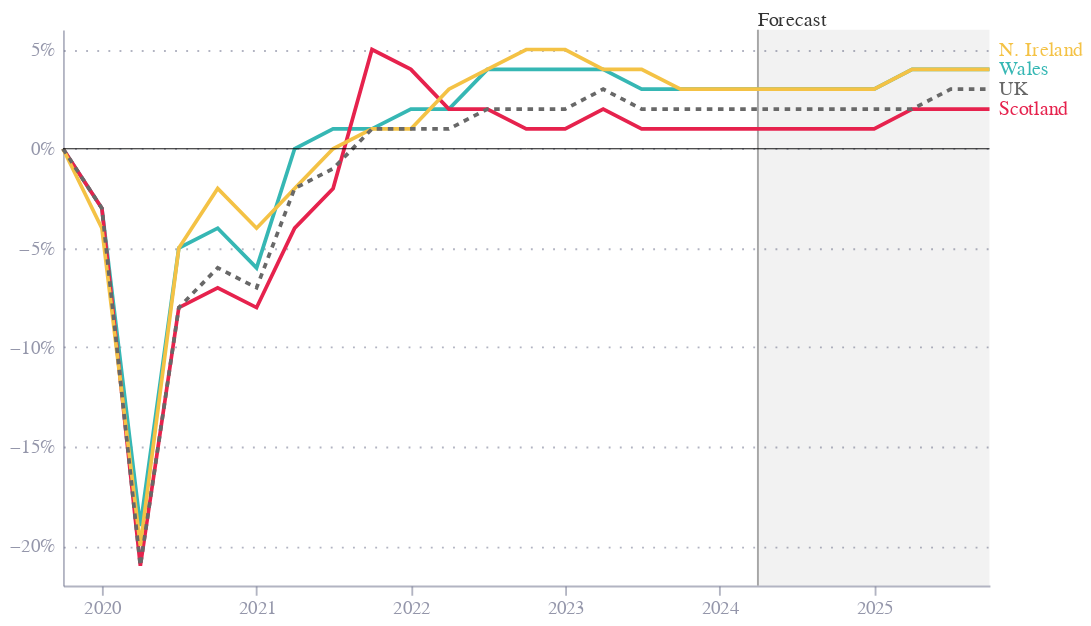

The code cell stored with this chart in its notebook:
### Markdown cell above
# Fig 1

### Code cell
df = pd.read_excel("cleaned.xlsx", sheet_name="fig1")

height = 300
width = 500

df['label'] = np.where(df['date'] == '2025-10-01', df['series'], '')
df['value'] = df['value'] / 100

base = alt.Chart(df).encode(
    x=alt.X("date:T"),
    y=alt.Y("value:Q", title="", axis=alt.Axis(format='%')),
    color=alt.Color("series:N", legend=None, scale=alt.Scale(domain=['Wales', 'Scotland', 'N. Ireland', 'UK'], range=["#36B7B4","hsl(347, 79.70%, 51.80%)","#F4C245", 'hsl(347, 0%, 40.80%)'])),
)

dy_offsets = {
    "Wales": 0,
    "Scotland": 0,
    "N. Ireland": -10,
    "England": 0,
}

lines = base.mark_line().encode(
    strokeDash=alt.condition(
        alt.datum.series == 'UK',
        alt.value([3, 3]),
        alt.value([0])
    ),
)

end_labels = base.mark_text(align='left',
                             dy=alt.expr(json.dumps(dy_offsets).replace('"', "'")+ '[datum.series]'),
                             dx=5).encode(
    text='label'
)

zero_line = alt.Chart(pd.DataFrame({'y': [0]})).mark_rule(color='black', size=0.5).encode(y='y')

# shade 2024-04-01 onwards as a forecast
forecast = alt.Chart(pd.DataFrame({'start': ['2024-04-01'], 'end': ['2025-10-01']})).mark_rect(opacity=0.05).encode(
    x='start:T',
    x2='end:T',
    color=alt.value('black'),
    y=alt.value(0),
    y2=alt.value(height)
)

forecase_label = alt.Chart(pd.DataFrame({'x': ['2024-04-01'], 'y': [0.5], 'text': ['Forecast']})).mark_text(
    align='left',
    opacity=0.8
).encode(
    x='x:T',
    y=alt.value(-5),
    text='text'
)

forecast_rule = alt.Chart(pd.DataFrame({'x': ['2024-04-01']})).mark_rule(color='black', opacity=0.35).encode(x='x:T')


chart = (forecast+ forecast_rule+  lines + end_labels + zero_line + forecase_label)

chart = chart.properties(
    width=width,
    height=height,
)

chart.save("fig1.json")
chart.save("fig1.png", scale_factor=2.0)

chart

### Figure 1 — Vega-Lite specification as saved in the notebook (floating-point values rounded to 4 significant figures)
{"config": {"font": "Circular Std", "mark": {"line": {"interpolate": "monotone"}}, "view": {"stroke": "transparent", "width": 400, "height": 300}, "range": {"category": ["#36B7B4", "#E6224B", "#F4C245", "#0063AF", "#00A767", "#179FDB", "#EB5C2E"], "diverging": ["#E6224B", "#E54753", "#C9C9C9", "#179FDB", "#122B39"], "heatmap": ["#C9C9C9", "#179FDB", "#0063AF", "#122B39"], "ordinal": ["#00A767", "#36B7B4", "#179FDB", "#0063AF", "#243B5A"]}, "axisX": {"domainColor": "#676A86", "domainOpacity": 0.5, "grid": false, "labelAngle": 0, "labelColor": "#676A86", "labelOpacity": 0.7, "orient": "bottom", "tickColor": "#676A86", "tickCount": 10, "tickOpacity": 0.5, "title": false, "titleAlign": "center", "titleAnchor": "middle", "titleColor": "#676A86", "titleFontSize": 12, "titleOpacity": 0.8, "titleY": -15}, "axisY": {"domainColor": "#676A86", "domainOpacity": 0.5, "gridColor": "#676A86", "gridDash": [1, 5], "gridOpacity": 0.5, "labelColor": "#676A86", "labelOpacity": 0.7, "labelPadding": 5, "tickColor": "#676A86", "tickCount": 8, "tickOpacity": 0.5, "ticks": false, "titleAlign": "left", "titleAngle": 0, "titleBaseline": "bottom", "titleColor": "#676A86", "titleFontSize": 12, "titleOpacity": 0.8, "titleX": 0, "titleY": -7}}, "layer": [{"data": {"name": "data-ca9d56f459215aaeda56571af6d83d28"}, "mark": {"type": "rect", "opacity": 0.05}, "encoding": {"color": {"value": "black"}, "x": {"field": "start", "type": "temporal"}, "x2": {"field": "end"}, "y": {"value": 0}, "y2": {"value": 300}}}, {"data": {"name": "data-4517a269b97b6cb83363b42475525dbd"}, "mark": {"type": "rule", "color": "black", "opacity": 0.35}, "encoding": {"x": {"field": "x", "type": "temporal"}}}, {"data": {"name": "data-64fda1668142a63e443c383f4a86d3b1"}, "mark": {"type": "line"}, "encoding": {"color": {"field": "series", "legend": null, "scale": {"domain": ["Wales", "Scotland", "N. Ireland", "UK"], "range": ["#36B7B4", "hsl(347, 79.70%, 51.80%)", "#F4C245", "hsl(347, 0%, 40.80%)"]}, "type": "nominal"}, "strokeDash": {"condition": {"test": "(datum.series === 'UK')", "value": [3, 3]}, "value": [0]}, "x": {"field": "date", "type": "temporal"}, "y": {"axis": {"format": "%"}, "field": "value", "title": "", "type": "quantitative"}}}, {"data": {"name": "data-64fda1668142a63e443c383f4a86d3b1"}, "mark": {"type": "text", "align": "left", "dx": 5, "dy": {"expr": "{'Wales': 0, 'Scotland': 0, 'N. Ireland': -10, 'England': 0}[datum.series]"}}, "encoding": {"color": {"field": "series", "legend": null, "scale": {"domain": ["Wales", "Scotland", "N. Ireland", "UK"], "range": ["#36B7B4", "hsl(347, 79.70%, 51.80%)", "#F4C245", "hsl(347, 0%, 40.80%)"]}, "type": "nominal"}, "text": {"field": "label", "type": "nominal"}, "x": {"field": "date", "type": "temporal"}, "y": {"axis": {"format": "%"}, "field": "value", "title": "", "type": "quantitative"}}}, {"data": {"name": "data-06fd9f850666401b4599de5588b60692"}, "mark": {"type": "rule", "color": "black", "size": 0.5}, "encoding": {"y": {"field": "y", "type": "quantitative"}}}, {"data": {"name": "data-86cb86127045f594c09b232bdaf1c669"}, "mark": {"type": "text", "align": "left", "opacity": 0.8}, "encoding": {"text": {"field": "text", "type": "nominal"}, "x": {"field": "x", "type": "temporal"}, "y": {"value": -5}}}], "height": 300, "width": 500, "$schema": "https://vega.github.io/schema/vega-lite/v5.8.0.json", "datasets": {"data-ca9d56f459215aaeda56571af6d83d28": [{"start": "2024-04-01", "end": "2025-10-01"}], "data-4517a269b97b6cb83363b42475525dbd": [{"x": "2024-04-01"}], "data-64fda1668142a63e443c383f4a86d3b1": [{"date": "2019-10-01T00:00:00", "series": "Wales", "value": 0.0, "label": ""}, {"date": "2020-01-01T00:00:00", "series": "Wales", "value": -0.03, "label": ""}, {"date": "2020-04-01T00:00:00", "series": "Wales", "value": -0.19, "label": ""}, {"date": "2020-07-01T00:00:00", "series": "Wales", "value": -0.05, "label": ""}, {"date": "2020-10-01T00:00:00", "series": "Wales", "value": -0.04, "label": ""}, {"date": "2021-01-01T00:00:00", "series": "Wales", "value": -0.06, "label": ""}, {"date": "2021-04-01T00:00:00", "series": "Wales", "value": 0.0, "label": ""}, {"date": "2021-07-01T00:00:00", "series": "Wales", "value": 0.01, "label": ""}, {"date": "2021-10-01T00:00:00", "series": "Wales", "value": 0.01, "label": ""}, {"date": "2022-01-01T00:00:00", "series": "Wales", "value": 0.02, "label": ""}, {"date": "2022-04-01T00:00:00", "series": "Wales", "value": 0.02, "label": ""}, {"date": "2022-07-01T00:00:00", "series": "Wales", "value": 0.04, "label": ""}, {"date": "2022-10-01T00:00:00", "series": "Wales", "value": 0.04, "label": ""}, {"date": "2023-01-01T00:00:00", "series": "Wales", "value": 0.04, "label": ""}, {"date": "2023-04-01T00:00:00", "series": "Wales", "value": 0.04, "label": ""}, {"date": "2023-07-01T00:00:00", "series": "Wales", "value": 0.03, "label": ""}, {"date": "2023-10-01T00:00:00", "series": "Wales", "value": 0.03, "label": ""}, {"date": "2024-01-01T00:00:00", "series": "Wales", "value": 0.03, "label": ""}, {"date": "2024-04-01T00:00:00", "series": "Wales", "value": 0.03, "label": ""}, {"date": "2024-07-01T00:00:00", "series": "Wales", "value": 0.03, "label": ""}, {"date": "2024-10-01T00:00:00", "series": "Wales", "value": 0.03, "label": ""}, {"date": "2025-01-01T00:00:00", "series": "Wales", "value": 0.03, "label": ""}, {"date": "2025-04-01T00:00:00", "series": "Wales", "value": 0.04, "label": ""}, {"date": "2025-07-01T00:00:00", "series": "Wales", "value": 0.04, "label": ""}, {"date": "2025-10-01T00:00:00", "series": "Wales", "value": 0.04, "label": "Wales"}, {"date": "2019-10-01T00:00:00", "series": "Scotland", "value": 0.0, "label": ""}, {"date": "2020-01-01T00:00:00", "series": "Scotland", "value": -0.03, "label": ""}, {"date": "2020-04-01T00:00:00", "series": "Scotland", "value": -0.21, "label": ""}, {"date": "2020-07-01T00:00:00", "series": "Scotland", "value": -0.08, "label": ""}, {"date": "2020-10-01T00:00:00", "series": "Scotland", "value": -0.07, "label": ""}, {"date": "2021-01-01T00:00:00", "series": "Scotland", "value": -0.08, "label": ""}, {"date": "2021-04-01T00:00:00", "series": "Scotland", "value": -0.04, "label": ""}, {"date": "2021-07-01T00:00:00", "series": "Scotland", "value": -0.02, "label": ""}, {"date": "2021-10-01T00:00:00", "series": "Scotland", "value": 0.05, "label": ""}, {"date": "2022-01-01T00:00:00", "series": "Scotland", "value": 0.04, "label": ""}, {"date": "2022-04-01T00:00:00", "series": "Scotland", "value": 0.02, "label": ""}, {"date": "2022-07-01T00:00:00", "series": "Scotland", "value": 0.02, "label": ""}, {"date": "2022-10-01T00:00:00", "series": "Scotland", "value": 0.01, "label": ""}, {"date": "2023-01-01T00:00:00", "series": "Scotland", "value": 0.01, "label": ""}, {"date": "2023-04-01T00:00:00", "series": "Scotland", "value": 0.02, "label": ""}, {"date": "2023-07-01T00:00:00", "series": "Scotland", "value": 0.01, "label": ""}, {"date": "2023-10-01T00:00:00", "series": "Scotland", "value": 0.01, "label": ""}, {"date": "2024-01-01T00:00:00", "series": "Scotland", "value": 0.01, "label": ""}, {"date": "2024-04-01T00:00:00", "series": "Scotland", "value": 0.01, "label": ""}, {"date": "2024-07-01T00:00:00", "series": "Scotland", "value": 0.01, "label": ""}, {"date": "2024-10-01T00:00:00", "series": "Scotland", "value": 0.01, "label": ""}, {"date": "2025-01-01T00:00:00", "series": "Scotland", "value": 0.01, "label": ""}, {"date": "2025-04-01T00:00:00", "series": "Scotland", "value": 0.02, "label": ""}, {"date": "2025-07-01T00:00:00", "series": "Scotland", "value": 0.02, "label": ""}, {"date": "2025-10-01T00:00:00", "series": "Scotland", "value": 0.02, "label": "Scotland"}, {"date": "2019-10-01T00:00:00", "series": "N. Ireland", "value": 0.0, "label": ""}, {"date": "2020-01-01T00:00:00", "series": "N. Ireland", "value": -0.04, "label": ""}, {"date": "2020-04-01T00:00:00", "series": "N. Ireland", "value": -0.2, "label": ""}, {"date": "2020-07-01T00:00:00", "series": "N. Ireland", "value": -0.05, "label": ""}, {"date": "2020-10-01T00:00:00", "series": "N. Ireland", "value": -0.02, "label": ""}, {"date": "2021-01-01T00:00:00", "series": "N. Ireland", "value": -0.04, "label": ""}, {"date": "2021-04-01T00:00:00", "series": "N. Ireland", "value": -0.02, "label": ""}, {"date": "2021-07-01T00:00:00", "series": "N. Ireland", "value": 0.0, "label": ""}, {"date": "2021-10-01T00:00:00", "series": "N. Ireland", "value": 0.01, "label": ""}, {"date": "2022-01-01T00:00:00", "series": "N. Ireland", "value": 0.01, "label": ""}, {"date": "2022-04-01T00:00:00", "series": "N. Ireland", "value": 0.03, "label": ""}, {"date": "2022-07-01T00:00:00", "series": "N. Ireland", "value": 0.04, "label": ""}, {"date": "2022-10-01T00:00:00", "series": "N. Ireland", "value": 0.05, "label": ""}, {"date": "2023-01-01T00:00:00", "series": "N. Ireland", "value": 0.05, "label": ""}, {"date": "2023-04-01T00:00:00", "series": "N. Ireland", "value": 0.04, "label": ""}, {"date": "2023-07-01T00:00:00", "series": "N. Ireland", "value": 0.04, "label": ""}, {"date": "2023-10-01T00:00:00", "series": "N. Ireland", "value": 0.03, "label": ""}, {"date": "2024-01-01T00:00:00", "series": "N. Ireland", "value": 0.03, "label": ""}, {"date": "2024-04-01T00:00:00", "series": "N. Ireland", "value": 0.03, "label": ""}, {"date": "2024-07-01T00:00:00", "series": "N. Ireland", "value": 0.03, "label": ""}, {"date": "2024-10-01T00:00:00", "series": "N. Ireland", "value": 0.03, "label": ""}, {"date": "2025-01-01T00:00:00", "series": "N. Ireland", "value": 0.03, "label": ""}, {"date": "2025-04-01T00:00:00", "series": "N. Ireland", "value": 0.04, "label": ""}, {"date": "2025-07-01T00:00:00", "series": "N. Ireland", "value": 0.04, "label": ""}, {"date": "2025-10-01T00:00:00", "series": "N. Ireland", "value": 0.04, "label": "N. Ireland"}, {"date": "2019-10-01T00:00:00", "series": "UK", "value": 0.0, "label": ""}, {"date": "2020-01-01T00:00:00", "series": "UK", "value": -0.03, "label": ""}, {"date": "2020-04-01T00:00:00", "series": "UK", "value": -0.21, "label": ""}, {"date": "2020-07-01T00:00:00", "series": "UK", "value": -0.08, "label": ""}, {"date": "2020-10-01T00:00:00", "series": "UK", "value": -0.06, "label": ""}, {"date": "2021-01-01T00:00:00", "series": "UK", "value": -0.07, "label": ""}, {"date": "2021-04-01T00:00:00", "series": "UK", "value": -0.02, "label": ""}, {"date": "2021-07-01T00:00:00", "series": "UK", "value": -0.01, "label": ""}, {"date": "2021-10-01T00:00:00", "series": "UK", "value": 0.01, "label": ""}, {"date": "2022-01-01T00:00:00", "series": "UK", "value": 0.01, "label": ""}, {"date": "2022-04-01T00:00:00", "series": "UK", "value": 0.01, "label": ""}, {"date": "2022-07-01T00:00:00", "series": "UK", "value": 0.02, "label": ""}, {"date": "2022-10-01T00:00:00", "series": "UK", "value": 0.02, "label": ""}, {"date": "2023-01-01T00:00:00", "series": "UK", "value": 0.02, "label": ""}, {"date": "2023-04-01T00:00:00", "series": "UK", "value": 0.03, "label": ""}, {"date": "2023-07-01T00:00:00", "series": "UK", "value": 0.02, "label": ""}, {"date": "2023-10-01T00:00:00", "series": "UK", "value": 0.02, "label": ""}, {"date": "2024-01-01T00:00:00", "series": "UK", "value": 0.02, "label": ""}, {"date": "2024-04-01T00:00:00", "series": "UK", "value": 0.02, "label": ""}, {"date": "2024-07-01T00:00:00", "series": "UK", "value": 0.02, "label": ""}, {"date": "2024-10-01T00:00:00", "series": "UK", "value": 0.02, "label": ""}, {"date": "2025-01-01T00:00:00", "series": "UK", "value": 0.02, "label": ""}, {"date": "2025-04-01T00:00:00", "series": "UK", "value": 0.02, "label": ""}, {"date": "2025-07-01T00:00:00", "series": "UK", "value": 0.03, "label": ""}, {"date": "2025-10-01T00:00:00", "series": "UK", "value": 0.03, "label": "UK"}], "data-06fd9f850666401b4599de5588b60692": [{"y": 0}], "data-86cb86127045f594c09b232bdaf1c669": [{"x": "2024-04-01", "y": 0.5, "text": "Forecast"}]}}
